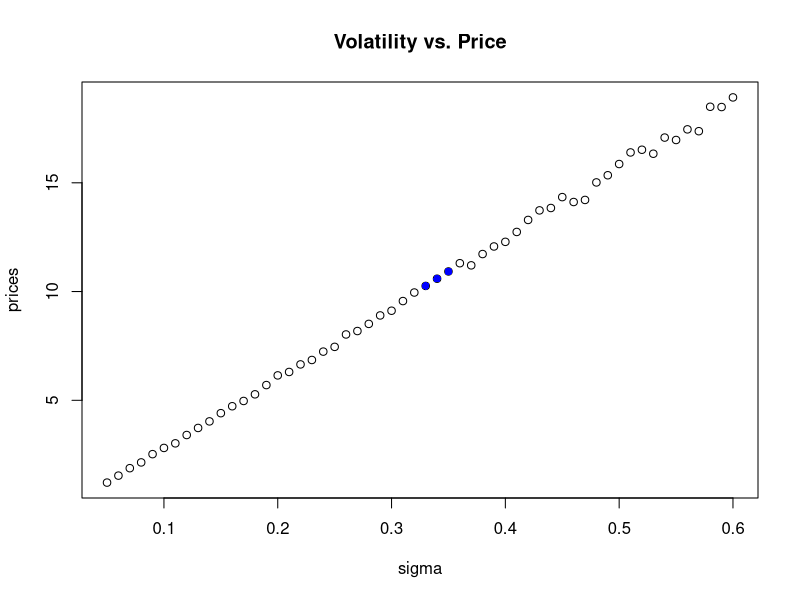

This chart was generated by the following R code:
#Project 4.3 - Exotic Option Pricing

#Group 8:
#Evan Johnston
#Chinmay Baxi
#Roberto Toto

#3 - Estimate Volitility

callPricer<-function(p0,K,T,r,sigma,N){
  mu_int<-r/252
  sigma_int<-sigma*sqrt(dt)
  optionPayOffs<-vector()
  for(i in 1:N){
    returns<-rnorm(T,mu_int,sigma_int)
    prices<-p0*cumprod(returns+1)
    optionPayOffs[i]<-max(prices[T]-K,0)
  }
  optPrice<-mean(optionPayOffs)/(1+r)^maturity
  return(optPrice)
}

p0<-104.04
maturity<-153/252
dt<-1/252
T<-maturity/dt
K<-105
N<-10000

# modified risk free rate
r<-0

# vector of potential variations
sigma<-seq(0.05,0.6,0.01)

# initalize prices vector
prices<-rep(0,length(sigma))

# fill price vector with prices based on different variations
for (i in 1:length(sigma)){
  prices[i]<-callPricer(p0,K,T,r,sigma[i],N)
}

# create data frame of variations and respective prices
df1<-data.frame(sigma, prices)

# iterates through the dataframe and only shows prices/volatilities in the $10 range, that is those close to our price of $10.35.
targets<-vector()
for (i in 1:dim(df1)[1]){
  if ((df1$price[i]>10) & (df1$price[i]<11)){
    print(df1[i,])
    targets<-append(targets,i,after=length(targets))
  }
}

# plots this relationship with the closest values in blue
plot(sigma, prices, main="Volatility vs. Price")
for (i in 1:length(targets)){
  points(x=df1$sigma[targets[i]], y=df1$prices[targets[i]], pch=16, col="blue")
}
